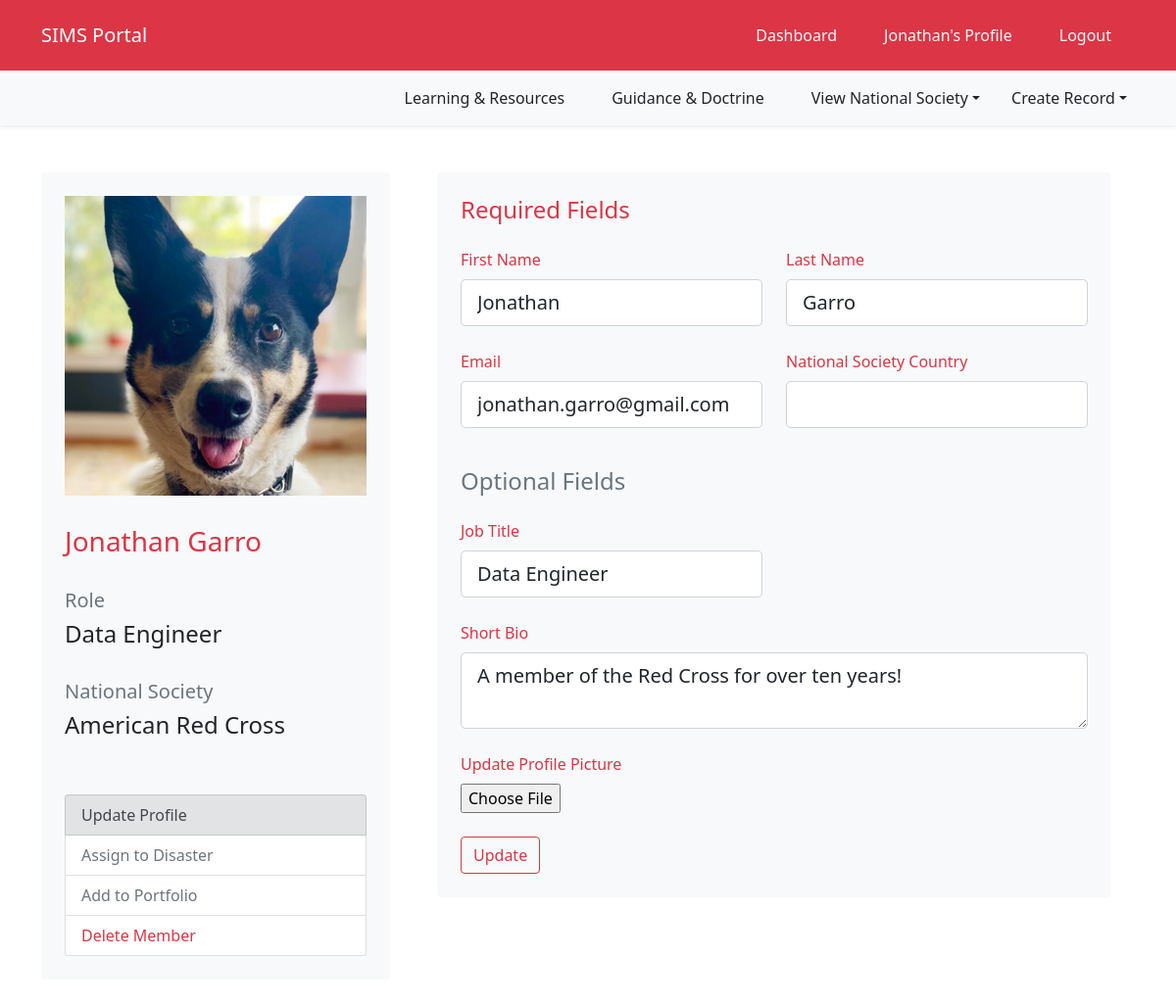
Screenshot of /profile_edit (signed in) with the database file from the repository.
### SIMS_Portal/models.py (models this page shows, shortened)
class User(db.Model, UserMixin):
	__tablename__ = 'user'
	id = db.Column(db.Integer, primary_key=True)
	firstname = db.Column(db.String(40), nullable=False)
	lastname = db.Column(db.String(40), nullable=False)
	status = db.Column(db.String(20), default='Pending')
	birthday = db.Column(db.Date)
	email = db.Column(db.String(120), unique=True, nullable=False)
	password = db.Column(db.String(60), nullable=False)
	molnix_id = db.Column(db.Integer)
	job_title = db.Column(db.String(120))
	bio = db.Column(db.Text)
	is_admin = db.Column(db.Boolean, default=False)
	roles = db.Column(db.String(1000))
	languages = db.Column(db.String(1000))
	image_file = db.Column(db.String(20), nullable=False, default='default.png')
	ns_id = db.Column(db.Integer, ForeignKey('nationalsociety.ns_go_id'))
	assignments = db.relationship('Assignment', backref='assigned_member')
	products = db.relationship('Portfolio', backref='creator', lazy=True)
	created_at = db.Column(db.DateTime, server_default=func.now())
	updated_at = db.Column(db.DateTime, onupdate=func.now())

class NationalSociety(db.Model):
	__tablename__ = 'nationalsociety'
	id = db.Column(db.Integer, primary_key=True)
	ns_name = db.Column(db.String(120), nullable=False)
	country_name = db.Column(db.String(120), nullable=False)
	ns_go_id = db.Column(db.Integer)
	users = db.relationship('User', backref='national_society', lazy=True)
	created_at = db.Column(db.DateTime, server_default=func.now())
	updated_at = db.Column(db.DateTime, onupdate=func.now())

### SIMS_Portal/routes.py (the view)
@app.route('/profile_edit', methods=['GET', 'POST'])
@login_required
def update_profile():
	form = UpdateAccountForm()
	try:
		ns_association = db.session.query(User, NationalSociety).join(NationalSociety, NationalSociety.ns_go_id == User.ns_id).filter(User.id==current_user.id).with_entities(NationalSociety.ns_name).first()[0]
	except:
		ns_association = 'None'
	if form.validate_on_submit():
		if form.picture.data:
			picture_file = save_picture(form.picture.data)
			current_user.image_file = picture_file
		current_user.firstname = form.firstname.data
		current_user.lastname = form.lastname.data
		current_user.email = form.email.data
		current_user.job_title = form.job_title.data
		try:
			current_user.ns_id = form.ns_id.data.ns_go_id
		except:
			pass
		current_user.bio = form.bio.data
		db.session.commit()
		flash('Your account has been updated!', 'success')
		return redirect(url_for('profile'))
	elif request.method == 'GET':
		form.firstname.data = current_user.firstname
		form.lastname.data = current_user.lastname
		form.email.data = current_user.email
		form.job_title.data = current_user.job_title
		form.ns_id.data = current_user.ns_id
		form.bio.data = current_user.bio
	profile_picture = url_for('static', filename='assets/img/avatars/' + current_user.image_file)
	return render_template('profile_edit.html', title='Profile', profile_picture=profile_picture, form=form,ns_association=ns_association)

### SIMS_Portal/forms.py (shortened to what this page needs)
class UpdateAccountForm(FlaskForm):
	firstname = StringField('First Name', validators=[DataRequired(), Length(min=2, max=40)])
	lastname = StringField('Last Name', validators=[DataRequired(), Length(min=2, max=40)])
	picture = FileField('Update Profile Picture', validators=[FileAllowed(['jpg', 'png'])])
	email = StringField('Email', validators=[DataRequired(), Email()])
	job_title = StringField('Job Title')
	ns_id = QuerySelectField('National Society Country', query_factory=lambda:NationalSociety.query.all(), get_label='country_name', allow_blank=True)
	bio = TextAreaField('Short Bio')
	birthday = DateField('Birthday')
	molnix_id = IntegerField('Molnix ID')
	roles = StringField('SIMS Roles')
	languages = StringField('Languages')
	submit = SubmitField('Update')

### SIMS_Portal/models.py (called while the page is built)
@login_manager.user_loader
def load_user(user_id):
	return User.query.get(int(user_id))

### SIMS_Portal/templates/profile_edit.html (shortened to what this page needs)
{% extends "layout.html" %}
{% block content %}
<div class="container">
	<div class="row mb-5">
		<div class="col col-md-4 rounded rounded-3">
			<div class="card border-0 p-4 bg-light">
			<div class="row">
			<img src="{{ profile_picture }}" class="" style="object-fit:none;object-position:center;width:100%;padding-bottom:30px;">
			</div>
			<div class="row">
				<h3 class="text-danger">{{ current_user.firstname }} {{ current_user.lastname }}</h3>
			</div>
			<div class="row">
				<h5 class="text-secondary mt-4">Role</h5>
				<h4>{{ current_user.job_title }}</h4>
			</div>
			<div class="row">
				<h5 class="text-secondary mt-4">National Society</h5>
				<h4>{{ ns_association }}</h4>
			</div>
				<div class="list-group mt-5">
				  <a href="#" class="list-group-item list-group-item-secondary">Update Profile</a>
				  <a href="#" class="list-group-item list-group-item-action text-secondary">Assign to Disaster</a>
				  <a href="#" class="list-group-item list-group-item-action text-secondary">Add to Portfolio</a>
				  <a href="#" class="list-group-item list-group-item-action text-danger">Delete Member</a>
				</div>
			</div>
		</div>
		<div class="col mx-4">
			<form action="" method="POST" enctype="multipart/form-data" class="mx-auto p-4 bg-light text-light rounded-3" novalidate>
				<div class="row">
					<h4 class="text-danger pb-3">Required Fields</h4>
					  <div class="col-md-6">
						<div class="form-group pb-4">
							{{ form.firstname.label(class="form-control-label pb-2 text-danger") }}
							{% if form.firstname.errors %}
								{{ form.firstname(class="form-control form-control-lg is-invalid") }}
									<div class="invalid-feedback">
										{% for error in form.firstname.errors %}
											<span>{{ error }}</span>
										{% endfor %}
									</div>
							{% else %}
								{{ form.firstname(class="form-control form-control-lg") }}
							{% endif %}
						</div>
					  </div>
					<div class="col">
						<div class="form-group pb-4">
							{{ form.lastname.label(class="form-control-label pb-2 text-danger") }}
							{% if form.lastname.errors %}
								{{ form.lastname(class="form-control form-control-lg is-invalid") }}
									<div class="invalid-feedback">
										{% for error in form.lastname.errors %}
											<span>{{ error }}</span>
										{% endfor %}
									</div>
							{% else %}
								{{ form.lastname(class="form-control form-control-lg") }}
							{% endif %}
						</div>
					</div>
				</div>
				<div class="row">
					<div class="col-md-6">
						<div class="form-group pb-4">
							{{ form.email.label(class="form-control-label pb-2 text-danger") }}
							{% if form.email.errors %}
								{{ form.email(class="form-control form-control-lg is-invalid") }}
									<div class="invalid-feedback">
										{% for error in form.email.errors %}
											<span>{{ error }}</span>
										{% endfor %}
									</div>
							{% else %}
								{{ form.email(class="form-control form-control-lg") }}
							{% endif %}
						</div>
					</div>
					<div class="col">
						<div class="form-group pb-4">
							{{ form.ns_id.label(class="form-control-label pb-2 text-danger") }}
							{% if form.ns_id.errors %}
								{{ form.ns_id(class="form-control form-control-lg is-invalid") }}
									<div class="invalid-feedback">
										{% for error in form.ns_id.errors %}
											<span>{{ error }}</span>
										{% endfor %}
									</div>
							{% else %}
								{{ form.ns_id(class="form-control form-control-lg") }}
							{% endif %}
						</div>
					</div>
				</div>
				<div class="row">
					<h4 class="text-secondary py-3">Optional Fields</h4>
					<div class="col-md-6">
						<div class="form-group pb-4">
							{{ form.job_title.label(class="form-control-label pb-2 text-danger") }}
							{% if form.job_title.errors %}
								{{ form.job_title(class="form-control form-control-lg is-invalid") }}
									<div class="invalid-feedback">
										{% for error in form.job_title.errors %}
											<span>{{ error }}</span>
										{% endfor %}
									</div>
							{% else %}
								{{ form.job_title(class="form-control form-control-lg") }}
							{% endif %}
						</div>
					</div>
					<div class="col">
						<div class="form-group pb-4">
						</div>
					</div>
				</div>
				<div class="row">
						<div class="form-group pb-4">
							{{ form.bio.label(class="form-control-label pb-2 text-danger") }}
							{% if form.bio.errors %}
								{{ form.bio(class="form-control form-control-lg is-invalid") }}
									<div class="invalid-feedback">
										{% for error in form.bio.errors %}
											<span>{{ error }}</span>
										{% endfor %}
									</div>
							{% else %}
								{{ form.bio(class="form-control form-control-lg") }}
							{% endif %}
						</div>
				</div>
				<div class="row">
					<div class="form-group pb-4">
						{{ form.picture.label(class="form-control-label pb-2 text-danger") }}<br>
						{{ form.picture(class="form-control-file") }}
					</div>
				</div>
				{{ form.submit(class="btn btn-outline-danger") }}
			</form>
		</div>
	</div>
</div>
{% endblock content %}

### SIMS_Portal/templates/layout.html (shortened to what this page needs)
<!DOCTYPE html>
<html lang="en">
<head>
	<link href="https://cdn.jsdelivr.net/npm/bootstrap@5.1.3/dist/css/bootstrap.min.css" rel="stylesheet">
	<link href="https://cdn.datatables.net/1.11.4/css/dataTables.bootstrap5.min.css" rel="stylesheet">
	<link rel="stylesheet" type="text/css" href="{{ url_for('static', filename='css/main.css') }}">
	<link rel="stylesheet" href="https://cdn.jsdelivr.net/npm/bootstrap-icons@1.8.3/font/bootstrap-icons.css">
</head>
<body>
	<header>
	<nav id="navbar_top" class="navbar navbar-expand-md navbar-dark bg-danger navbar-static-top py-3">
	 <div class="container">
		{% if current_user.is_authenticated %}
			<a class="navbar-brand" href="/dashboard">SIMS Portal</a>
		{% else %}
			<a class="navbar-brand" href="/">SIMS Portal</a>
		{% endif %}
	  <div class="collapse navbar-collapse" id="main_nav">
		<ul class="navbar-nav ms-auto">
			{% if current_user.is_authenticated %}
				{% if request.path == '/dashboard' %}
					<li class="nav-item px-3"><button type="button" class="btn btn-light">Dashboard</button></li>
				{% else %}
					<li class="nav-item px-3"><a class="nav-link text-light" href="/dashboard"> Dashboard </a></li>
				{% endif %}
				{% if request.path == '/profile' %}
					<li class="nav-item px-3"><button type="button" class="btn btn-light">{{ current_user.firstname }}'s Profile</button></li>
				{% else %}
				<li class="nav-item px-3"><a class="nav-link text-light" href="/profile"> {{ current_user.firstname }}'s Profile </a></li>
				{% endif %}
				<li class="nav-item px-3"><a class="nav-link text-light" href="/logout"> Logout </a></li>
			{% endif %}
		</ul>
	  </div>
	</nav>
	{% if current_user.is_authenticated %}
	<nav id="navbar_top" class="navbar navbar-expand-sm box-shadow shadow-sm navbar-dark bg-light sticky-top mb-5 ">
	 <div class="container">
	  <div class="collapse navbar-collapse" id="main_nav">
		<ul class="navbar-nav ms-auto">
			<li class="nav-item px-3"><a class="nav-link text-dark" href="#"> Learning & Resources</a></li>
			<li class="nav-item px-3"><a class="nav-link text-dark" href="#"> Guidance & Doctrine</a></li>
			<li class="nav-item dropdown px-3">
				<a class="nav-link dropdown-toggle text-dark" href="#" id="navbarDropdown" role="button" data-toggle="dropdown" aria-haspopup="true" aria-expanded="false">View National Society</a>
			</li>
			<li class="nav-item dropdown pl-3">
				<a class="nav-link dropdown-toggle text-dark" href="#" id="navbarDropdown" role="button" data-toggle="dropdown" aria-haspopup="true" aria-expanded="false">Create Record</a>
			</li>
		</ul>
	  </div>
	 </div>
	</nav>
	{% endif %}
	</header>
	{% block content %}{% endblock %}
</body>
</html>

### SIMS_Portal/static/css/main.css (style rules this page uses)
a:link { text-decoration: none; }

### rows the page displays
User: firstname "Jonathan", lastname "Garro", job_title "Data Engineer", email "jonathan.garro@gmail.com", bio "A member of the Red Cross for over ten years!"
NationalSociety: ns_name "American Red Cross"
